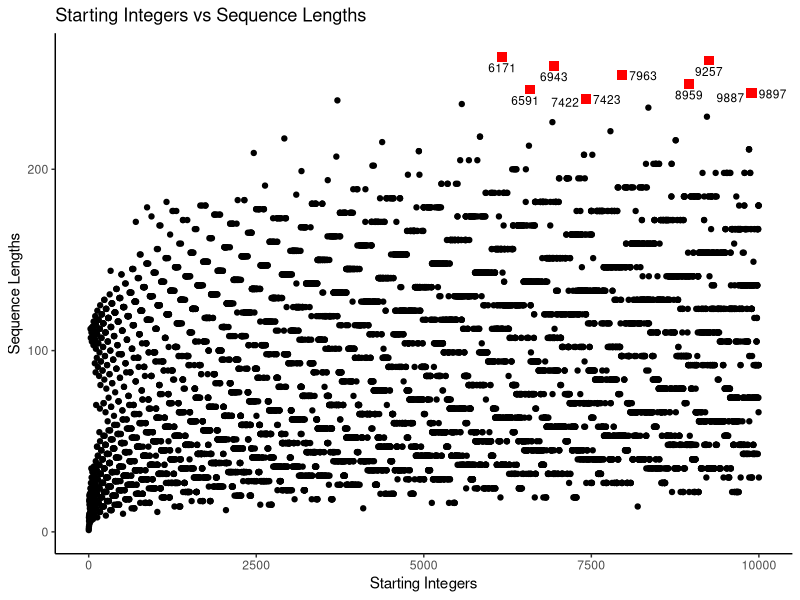
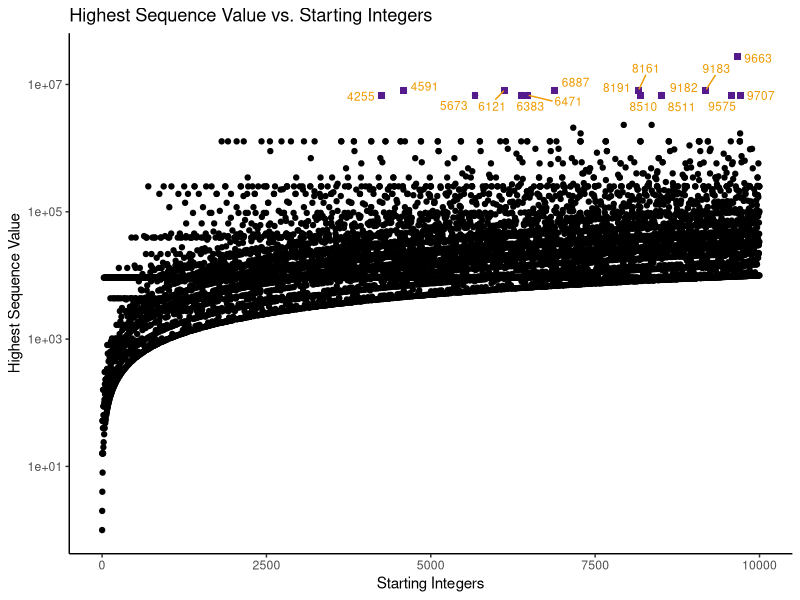
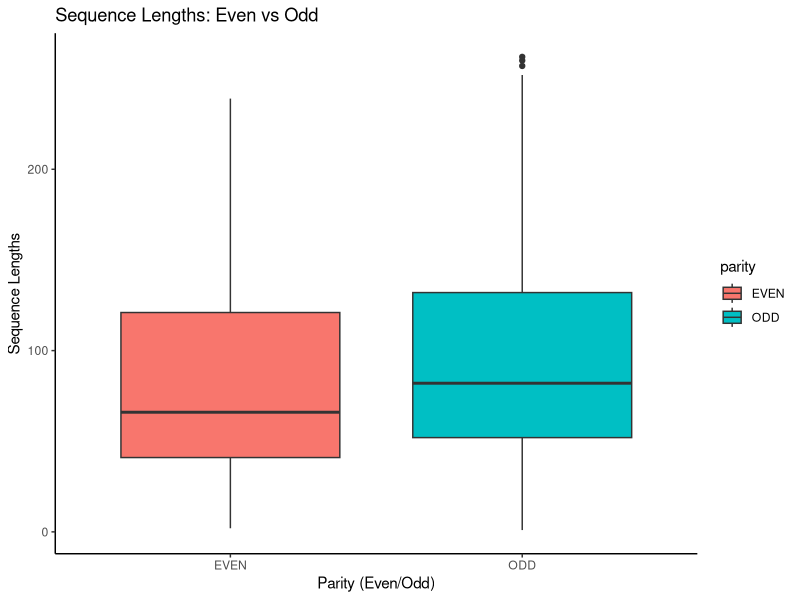
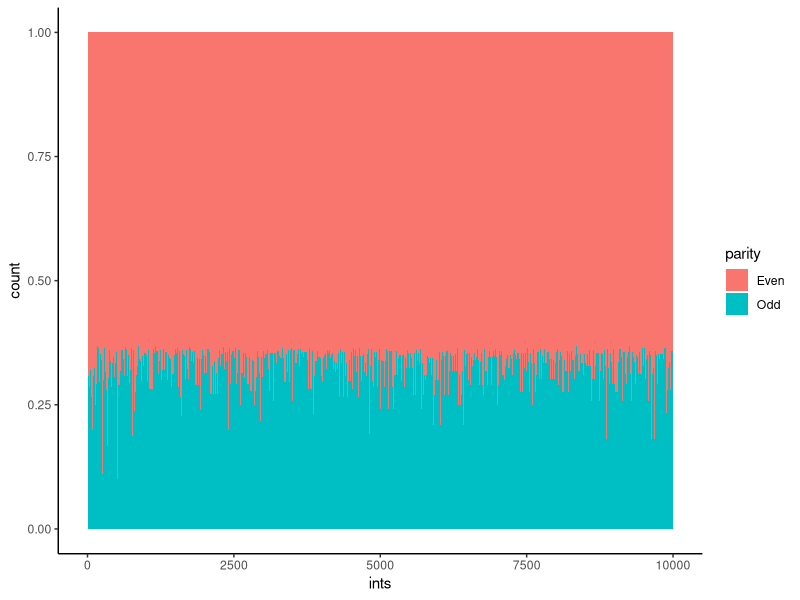
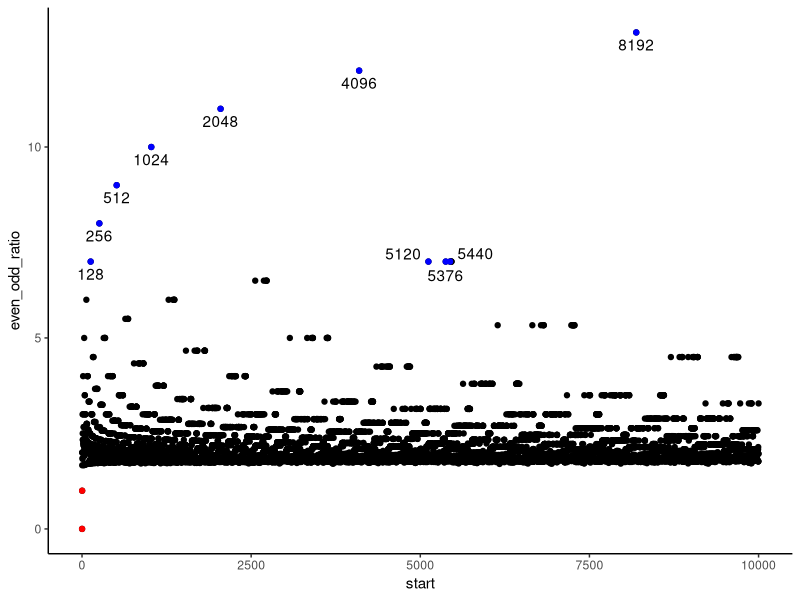
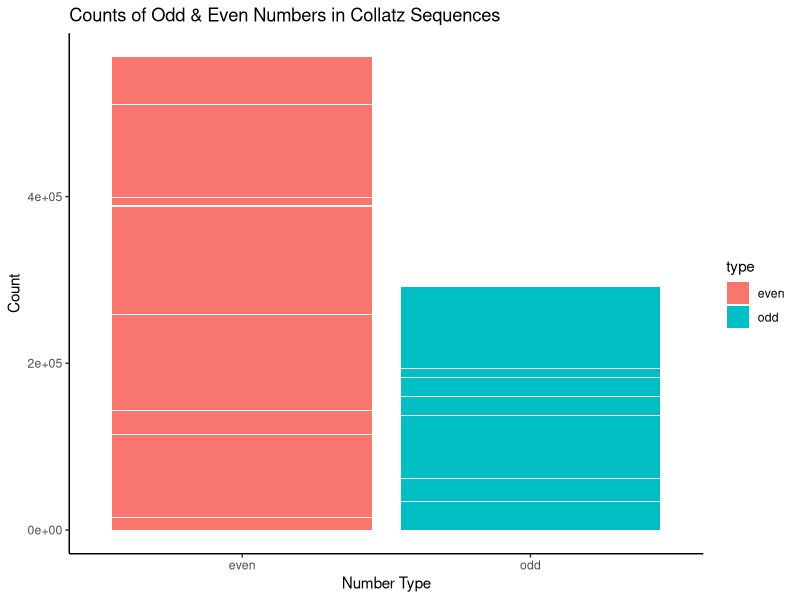
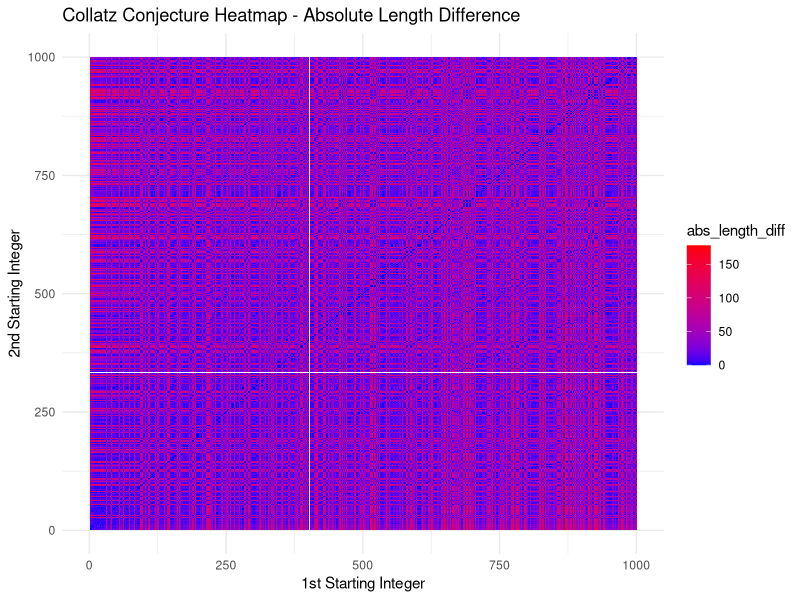

Generate these figures, in order, with R:
## ---- chunk 1
knitr::opts_chunk$set(echo = TRUE)
## ---- chunk 2
library(tidyverse)
library(ggplot2)
library(ggrepel)
library(dplyr)
## ---- chunk 3
# accepts a single integer
gen_collatz <- function(n) {
  # Input should all be numerical
  if (is.numeric(n) == FALSE) {
    stop("Invalid input: Not a numerical value")
  }

  # Input should all be integers
  if ((n == as.integer(n)) == FALSE) {
    stop("Invalid input: Not an integer")
  }

  # Input should be 1 or more
  if (n < 1) {
    stop("Invalid input: Value is less than 1")
  }

  # Initialize values
  current <- n
  seq <- c(n)

  # The actual function
  while (current > 1) {
    # check if odd or even
    if (current %% 2 == 0) {
      current <- current / 2
    } else {
      current <- (current * 3) + 1
    }

    # save the new number into the sequence
    seq <- c(seq, current)
  }

  # return the sequence
  return(seq)
}
## ---- chunk 4
collatz_df <- tibble(
  "start" = 1,
  "seq" = list(gen_collatz(1)),
  "length" = length(unlist(seq)),
  "parity" = ifelse((start %% 2) == 0, "EVEN", "ODD"),
  "max_val" = max(unlist(seq))
)

n <- 2

while (n <= 10000) {
  collatz_df <-
    collatz_df %>%
    add_row(
      "start" = n,
      "seq" = list(gen_collatz(n)),
      "length" = length(unlist(seq)),
      "parity" = ifelse((start %% 2) == 0, "EVEN", "ODD"),
      "max_val" = max(unlist(seq))
    )

  n <- n + 1
}
## ---- chunk 5
print(collatz_df)
## ---- chunk 6
## 1. Find the top 10 integers that produce the longest sequence.

top10longest <- collatz_df %>%
  arrange(desc(length)) %>%
  head(10) %>%
  pull("start")
## ---- chunk 7
print(top10longest)
## ---- chunk 8
max_val_int <- collatz_df %>%
  arrange(desc(max_val)) %>%
  head(1) %>%
  pull("start")
## ---- chunk 9
print(max_val_int)
## ---- chunk 10
# Getting all the length of all even starting integers.
even_len <- collatz_df %>%
  filter(parity == "EVEN") %>%
  pull("length")

# Getting all the length of all odd starting integers.
odd_len <- collatz_df %>%
  filter(parity == "ODD") %>%
  pull("length")

# Comparing the average of even starting integers length with odd ones.
even_odd_avg_len <- c(mean(even_len), mean(odd_len))

# Comparing the standard deviation of
# even starting integers length with odd ones.
even_odd_sd_len <- c(sd(even_len), sd(odd_len))
## ---- chunk 11
print(even_odd_avg_len)
## ---- chunk 12
print(even_odd_sd_len)
## ---- chunk 13
## function backtrack to check for backtracking
backtrack <- function(x) {
  # initialize
  initial <- x[1]
  current <- 2
  below_init <- FALSE
  above_init <- FALSE

  while (current <= length(x)) {
    # check for when current value is less than initial
    if (x[current] < initial) {
      below_init <- TRUE
    }

    # check for when current value is higher than initial
    # but only after below_init is TRUE
    if ((x[current] > initial) &&
      (below_init == TRUE)) {
      above_init <- TRUE
    }

    # increment current by 1
    current <- current + 1
  }

  # Both must be TRUE to be considered backtracking
  ifelse(below_init & above_init, TRUE, FALSE)
}
## ---- chunk 14
## doing the actual filtering with the function
backtracks_df <-
  collatz_df %>%
  filter(
    sapply(seq, backtrack)
  )
## ---- chunk 15
print(backtracks_df)
## ---- chunk 16
## backtrack count
backtrack_count <- function(x) {
  # initialize
  initial <- x[1]
  current <- 2
  below_init <- FALSE
  above_init <- FALSE
  counter <- 0

  while (current <= length(x)) {
    # check for when current value is less than initial
    if (x[current] < initial &&
      (below_init == FALSE)) {
      below_init <- TRUE
    }

    # check for when current value is higher than initial
    # but only after below_init is TRUE
    if ((x[current] > initial) &&
      (below_init == TRUE) &&
      (above_init == FALSE)) {
      above_init <- TRUE
    }

    # if below_init and above_init is true, add 1 to counter
    # immediately change back the variables to their FALSE state
    if (below_init && above_init) {
      counter <- counter + 1
      below_init <- FALSE
      above_init <- FALSE
    }

    # increment current by 1
    current <- current + 1
  }

  # returns the backtrack count for each sequences
  return(counter)
}
## ---- chunk 17
mode_calculator <- function(x) {
  # initialize
  unique_nums <- c()
  num_freq <- c()

  # tally the numbers in the freq table
  for (i in x) {
    # If the number in freq is not in unique_nums yet, add to unique_nums
    # also add one to num_freq index that represents the new number (last ind)
    # else, look for index where the number appears on unique_nums
    # and then add 1 to the same index in num_freq
    if ((i %in% unique_nums) == FALSE) {
      unique_nums <- c(unique_nums, i)
      num_freq <- c(num_freq, 1)
    } else {
      index <- which(unique_nums == i)
      num_freq[index] <- num_freq[index] + 1
    }
  }

  # Find the index of the highest frequency
  # then find the number represented by that frequency
  index <- which(num_freq == max(num_freq))
  mode_freq <- unique_nums[index]


  # return the mode
  return(mode_freq)
}
## ---- chunk 18
## doing the actual filtering with backtrack_count
mode_backtrack <-
  backtracks_df %>%
  mutate(
    "freq" = sapply(seq, backtrack_count)
  ) %>%
  summarize(
    "mode" = mode_calculator(freq)
  ) %>%
  pull(1)
## ---- chunk 19
print(mode_backtrack)
## ---- chunk 20
## function to find the max after first backtrack
max_backtrack <- function(x) {
  # initialize
  initial <- x[1]
  current <- 2
  below_init <- FALSE
  above_init <- FALSE
  max_val <- 0

  while (current <= length(x)) {
    # check for when current value is less than initial
    if (x[current] < initial) {
      below_init <- TRUE
    }

    # check for when current value is higher than initial
    # but only after below_init is TRUE
    if ((x[current] > initial) &&
      (below_init == TRUE)) {
      above_init <- TRUE
    }

    # if below_init and above_init is true, start checking for max_val
    if (below_init && above_init) {
      if (x[current] > max_val) {
        max_val <- x[current]
      }
    }

    # increment current by 1
    current <- current + 1
  }

  # return the max_val
  return(max_val)
}
## ---- chunk 21
## doing the actual filtering with max_after_backtrack
max_after_backtrack <-
  backtracks_df %>%
  mutate(
    "max_backtrack" = sapply(seq, max_backtrack)
  ) %>%
  pull(max_backtrack)
## ---- chunk 22
print(tibble(max_after_backtrack))
## ---- chunk 23
## only need to filter by parity
even_odd_backtrack <-
  backtracks_df %>%
  count(parity) %>%
  pull(n)
## ---- chunk 24
print(even_odd_backtrack)
## ---- chunk 25
# Filtering the top 10 results from collatz_df
top10data <- collatz_df %>%
  filter(start %in% top10longest)

# Create complex plots from data in a data frame using ggplot
ggplot(
  data = collatz_df,
  mapping = aes(
    x = start,
    y = length
  )
) +
  # Create scatter plot and labelling
  geom_point() +
  labs(
    title = "Starting Integers vs Sequence Lengths",
    x = "Starting Integers",
    y = "Sequence Lengths"
  ) +
  geom_point(
    data = top10data, aes(x = start, y = length),
    col = "red", size = 3, shape = 15
  ) +
  # To avoid overlaps by repelling text labels
  geom_text_repel(
    data = top10data,
    aes(x = start, y = length, label = start),
    vjust = -0.5,
    hjust = 0.5,
    size = 3
  ) +
  theme_classic()
## ---- chunk 26
# Identifying the top 10 starting integers (highest value reached)
top10highvalue <- collatz_df %>%
  # rearranging the data frame or starting integers in descending manners
  arrange(desc(max_val)) %>%
  # selecting top 10 starting integers from above code
  top_n(10, max_val)

# Create the scatterplot for highest value vs. starting integers
ggplot(data = collatz_df, aes(x = start, y = max_val)) +
  geom_point() + # Scatterplot for all integers
  labs(
    title = "Highest Sequence Value vs. Starting Integers",
    x = "Starting Integers",
    y = "Highest Sequence Value"
  ) +
  geom_point(
    data = top10highvalue,
    aes(x = start, y = max_val),
    col = "purple4", # Color for the top 10 starting integers
    size = 2, # Size of the points for the top 10
    shape = 15 # Shape of the points for the top 10 (square)
  ) +
  geom_text_repel(
    data = top10highvalue,
    aes(x = start, y = max_val, label = start),
    vjust = -0.5, # Adjust vertical position of labels
    hjust = 0.5, # Adjust horizontal position of labels
    size = 3, # Size of the labels
    col = "orange2" # Color for labeling top 10 value points
  ) +
  scale_y_log10() + # Add logarithmic scale to the y-axis
  theme_classic()
## ---- chunk 27
# Create a boxplot to compare the distributions
ggplot(data = collatz_df, aes(x = parity, y = length, fill = parity)) +
  geom_boxplot() +
  labs(
    title = "Sequence Lengths: Even vs Odd",
    x = "Parity (Even/Odd)",
    y = "Sequence Lengths"
  ) +
  theme_classic()
## ---- chunk 28

#### Below is the Rcode used to answer our question

# Initialize
collatz_sequence <- collatz_df

# Wrangle the data to identify odd and even numbers in each sequence and Calculate the ratio
collatz_sequence <- collatz_sequence %>%
  mutate(
    even = sapply(seq, function(x) {
      sum(x %% 2 == 0)
    }),
    odd = sapply(seq, function(x) {
      sum(x %% 2 == 1)
    }),
    even_odd_ratio = even / odd
  )

# Summarize statistics for Even, Odd and even_odd_ratio
even_odd_avg_max <- collatz_sequence %>%
  gather(key = "type", value = "value", even, odd) %>%
  group_by(type) %>%
  summarize(
    average = mean(value),
    maximum = max(value)
  )

ratio_avg_max <- collatz_sequence %>%
  gather(key = "type", value = "value", even_odd_ratio) %>%
  group_by(type) %>%
  summarize(
    average = mean(value),
    maximum = max(value)
  )
## ---- chunk 29
print(collatz_sequence)
## ---- chunk 30
print(even_odd_avg_max)
## ---- chunk 31
print(ratio_avg_max)
## ---- chunk 32
parity_table <- 
  tibble(
    "ints" = rep(1:10000, times = 2),
    "even_odds_count" = c(collatz_sequence$even, collatz_sequence$odd)
  ) %>%
  arrange(ints) %>%
  mutate(
    "parity" = rep(c("Even", "Odd"), times = 10000)
  )

count <- parity_table$even_odds_count
parity_df <- parity_table[rep(seq_len(nrow(parity_table)), times = count), ]

parity_df %>%
  ggplot(
    aes(
      x = ints,
      fill = parity
    )
  ) +
  
  geom_histogram(
    binwidth = 1,
    position = "fill") +
  
  theme_classic()

## Another way of plotting ratio

odd_wins <-
  collatz_sequence %>%
  filter(even_odd_ratio <= 1)

top10ratio <-
  collatz_sequence %>%
  arrange(desc(even_odd_ratio)) %>%
  slice(1:10)

collatz_sequence %>%
  ggplot(
    aes(
      x = start,
      y = even_odd_ratio
    )
  ) +
  
  geom_point(
  ) +
  
  geom_point(
    data = odd_wins,
    color = "red"
  ) +
  
  geom_point(
    data = top10ratio,
    color = "blue",
    size = 1.5
  ) +
  
  geom_text_repel(
    data = top10ratio,
    aes(label = start,
        vjust = -0.5)
  ) +
  
  theme_classic()

## ---- chunk 33
## Explore and visualize the distribution of even and odd numbers
## For example, create a bar chart:
collatz_sequence %>%
  gather(key = "type", value = "count", odd, even) %>%
  ggplot(aes(x = type, y = count, fill = type)) +
  geom_bar(stat = "identity") +
  labs(
    title = "Counts of Odd & Even Numbers in Collatz Sequences",
    x = "Number Type",
    y = "Count"
  ) +
  theme_classic()
## ---- chunk 34
### Making pairs of random starting integers
pairs_df <- collatz_df %>%
  expand(start1 = start[1:1000], start2 = start[1:1000])

### Calculating the absolute difference between the length of the pairs
pairs_df <- pairs_df %>%
  mutate(abs_length_diff = abs(collatz_df$length[start1] - 
                                 collatz_df$length[start2]))

### Making the heatmap of the absolute length difference 
heatmap_plot <- ggplot(pairs_df, aes(x = start1,
                                     y = start2,
                                     fill = abs_length_diff)) +
  geom_tile() +
  scale_fill_gradient(low = "blue",
                      high = "red") +
  labs(title = "Collatz Conjecture Heatmap - Absolute Length Difference",
       x = "1st Starting Integer",
       y = "2nd Starting Integer") +
  theme_minimal()

print(heatmap_plot)
